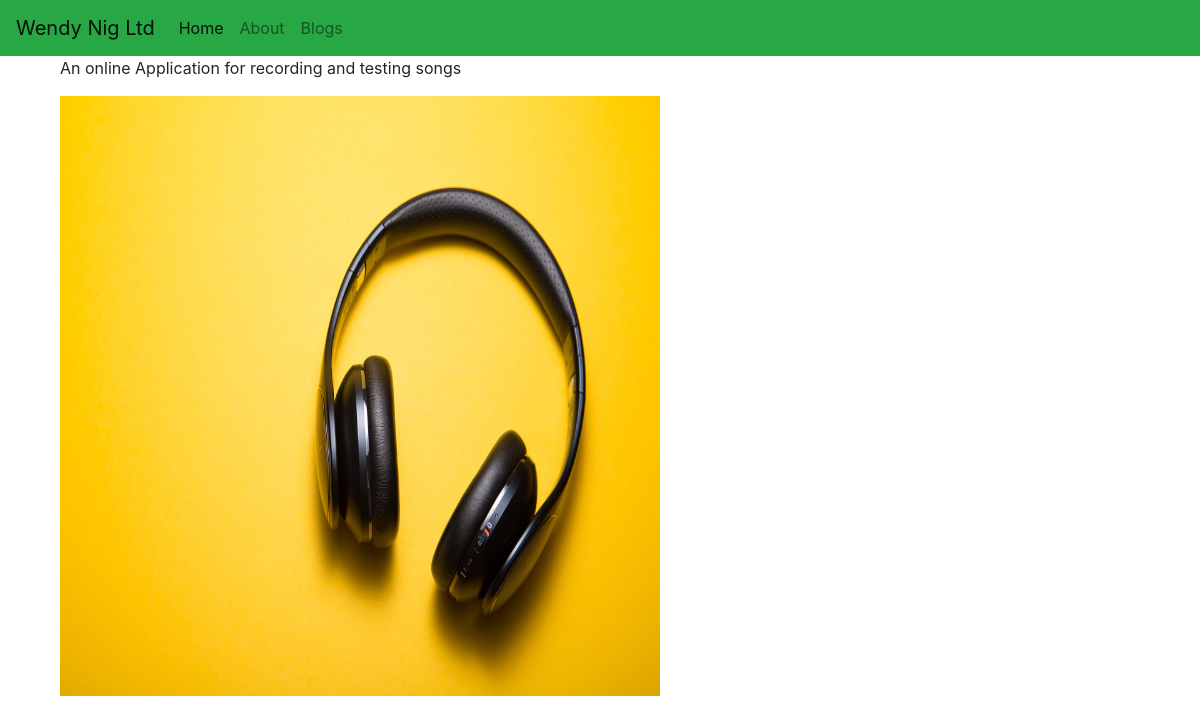
Page /project_detail/5/ on the committed database.
### portfolio/models.py (models this page shows, shortened)
class Project(models.Model):
    title = models.CharField(max_length=100)
    description = models.CharField(max_length=250)
    image = models.ImageField(upload_to="portfolio/images/")
    url = models.URLField(blank=True)

### portfolio/views.py (the view)
# urls.py: path('project_detail/<int:project_id>/', views.project_detail, name='project_detail'),
def project_detail(request, project_id):
    project = get_object_or_404(Project, pk=project_id)
    context = {'project': project}
    return render(request, 'portfolio/project-detail.html', context)

### portfolio/templates/portfolio/project-detail.html (shortened to what this page needs)
{% extends "portfolio/base.html" %}
{% block content %}
    <div class="container">
        <h1>{{project.title}}</h1>
        <p>{{project.description}}</p>
        <img src="{{project.image.url}}" alt="project's image" height="600" width="600">
        <br>
        <br>
    </div>
{% endblock content %}

### blog/static/blog/css/mystyle.css (style rules this page uses)
.loader { filter:hue-rotate(0deg); color:linear-gradient(45deg,#0f8,#08f); animation:hue 10000ms infinite linear; }

### rows in the picture
Project: description "An online Application for recording and testing songs", image (picture)
